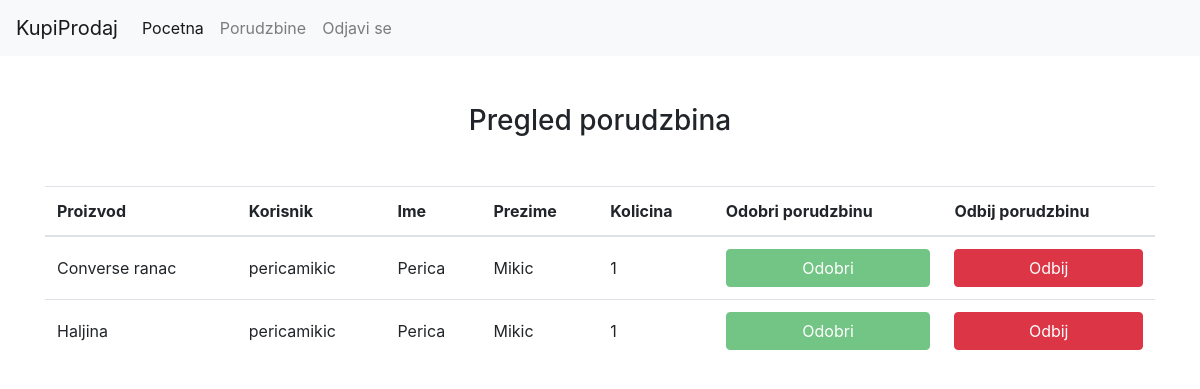
The app's page /porudzbine.php (signed in) with its own data.
### tables this page shows
CREATE TABLE `product_orders` (
  `id` int(11) NOT NULL,
  `product_id` int(11) NOT NULL,
  `quantity` int(11) NOT NULL DEFAULT 1,
  `username` varchar(50) NOT NULL,
  `first_name` varchar(50) NOT NULL,
  `last_name` varchar(50) NOT NULL,
  `country` varchar(50) NOT NULL,
  `city` varchar(50) NOT NULL,
  `address` varchar(50) NOT NULL,
  `zip_code` varchar(50) NOT NULL,
  `payment_option` int(11) NOT NULL,
  `order_date` datetime DEFAULT current_timestamp(),
  `status` int(11) NOT NULL DEFAULT 0
);

CREATE TABLE `products` (
  `id` int(11) NOT NULL,
  `name` varchar(50) NOT NULL,
  `description` varchar(500) DEFAULT NULL,
  `price` int(11) NOT NULL,
  `stock` int(11) NOT NULL DEFAULT 0,
  `category` varchar(100) NOT NULL,
  `seller` varchar(50) NOT NULL
);

### porudzbine.php (the view, shortened to what this page needs)
<!DOCTYPE html>
<html lang="en">
<head>
    <?php require "style.php"; ?>
</head>
<body>
    <?php require "navigation.php"; ?>
    <?php require "db.php"; ?>
    <?php
    if ($_SESSION['user']['type'] == 'prodavac') {
        $query = "SELECT product_orders.*, products.*, product_images.path FROM product_orders INNER JOIN products on products.id = product_orders.product_id INNER JOIN product_images on products.id = product_images.product_id WHERE products.seller = '{$_SESSION['user']['username']}' GROUP BY products.name";
    }
    $orders = $database->query($query)->fetch_all(MYSQLI_ASSOC);
    ?>
    <div class="container mt-5">
        <h3 class="text-center">Pregled porudzbina</h3>
        <?php if (count($orders) == 0) : ?>
            <h5 class="text-center">Nemate ni jednu porudzbinu.</h5>
        <?php else : ?>
            <?php if ($_SESSION['user']['type'] == "prodavac") : ?>
                <div class="table-responsive mt-5">
                    <table class="table " id="myTable2">
                        <th onclick="sortTable(0)">Proizvod</th>
                        <th onclick="sortTable(1)">Korisnik</th>
                        <th onclick="sortTable(2)">Ime</th>
                        <th onclick="sortTable(3)">Prezime</th>
                        <th onclick="sortTable(4)">Kolicina</th>
                        <th onclick="sortTable(5)">Odobri porudzbinu</th>
                        <th onclick="sortTable(6)">Odbij porudzbinu</th>
                        <tbody>
                            <?php foreach ($orders as $order) : ?>
                                <tr>
                                    <td class="align-middle"><?php echo $order['name']; ?></td>
                                    <td class="align-middle"><?php echo $order['username']; ?></td>
                                    <td class="align-middle"><?php echo ucfirst($order['first_name']); ?></td>
                                    <td class="align-middle"><?php echo ucfirst($order['last_name']); ?></td>
                                    <td class="align-middle"><?php echo ucfirst($order['quantity']); ?></td>
                                    <td class="align-middle">
                                        <form action="server.php" method="POST">
                                            <?php if ($order['quantity'] > $order['stock']) : ?>
                                                <button type="submit" class="btn btn-success btn-block" disabled data-toggle="tooltip" data-placement="top" title="Porucen broj artikala je veci od trenutnog stanja proizvoda">Odobri</button>
                                            <?php else : ?>
                                                <button type="submit" class="btn btn-success btn-block" <?php if ($order['status'] == 1) echo "disabled"; ?>>Odobri</button>
                                            <?php endif; ?>
                                        </form>
                                    </td>
                                    <td class="align-middle">
                                        <form action="server.php" method="POST">
                                            <button type="submit" class="btn btn-danger btn-block" <?php if ($order['status'] == -1) echo "disabled"; ?>>Odbij</button>
                                        </form>
                                    </td>
                                </tr>
                            <?php endforeach; ?>
                        </tbody>
                    </table>
                        <?php endif; ?>
                            </div>
                        <?php endif; ?>
                        </div>
</body>
</html>

### records on screen
product_orders: product.name "Converse ranac", username "pericamikic", first_name "Perica", last_name "Mikic", quantity "1", shows "Odobri"
product_orders: product.name "Haljina", username "pericamikic", first_name "Perica", last_name "Mikic", quantity "1", shows "Odobri"
